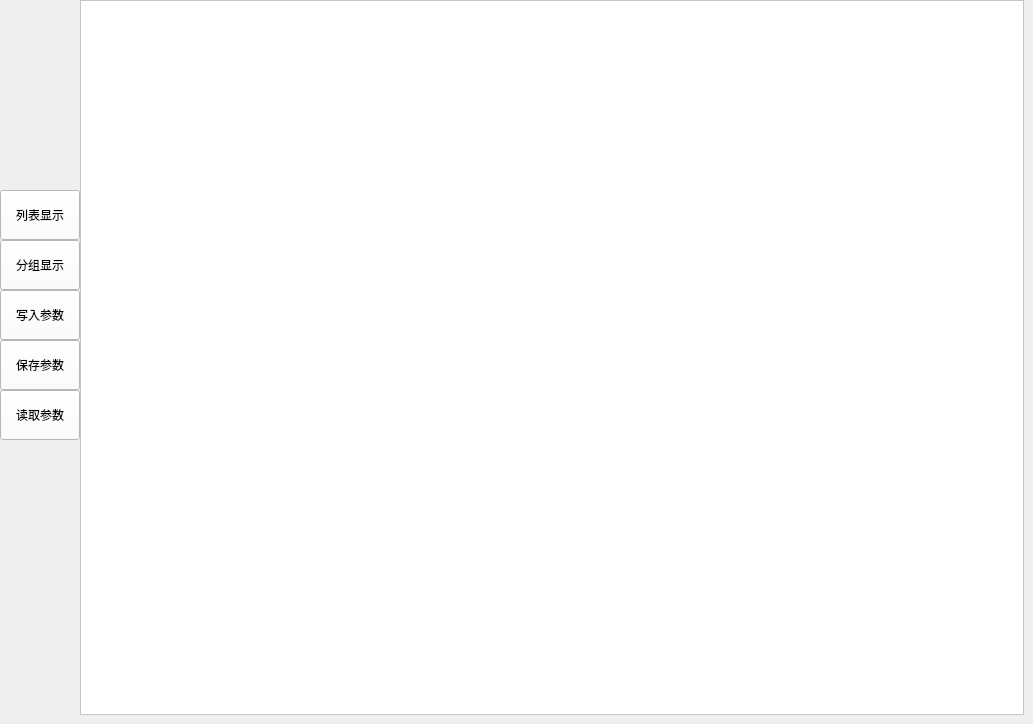
    <widget class="QWidget" name="stw_params">
     <widget class="QPushButton" name="pb_params_read">
      <property name="geometry">
       <rect>
        <x>0</x>
        <y>390</y>
        <width>80</width>
        <height>50</height>
       </rect>
      </property>
      <property name="styleSheet">
       <string notr="true">color: rgb(0, 0, 0);
background-color: rgb(255, 255, 255);</string>
      </property>
      <property name="text">
       <string>读取参数</string>
      </property>
     </widget>
     <widget class="QPushButton" name="pb_params_tree">
      <property name="geometry">
       <rect>
        <x>0</x>
        <y>240</y>
        <width>80</width>
        <height>50</height>
       </rect>
      </property>
      <property name="styleSheet">
       <string notr="true">color: rgb(0, 0, 0);
background-color: rgb(255, 255, 255);</string>
      </property>
      <property name="text">
       <string>分组显示</string>
      </property>
     </widget>
     <widget class="QPushButton" name="pb_params_set">
      <property name="geometry">
       <rect>
        <x>0</x>
        <y>290</y>
        <width>80</width>
        <height>50</height>
       </rect>
      </property>
      <property name="styleSheet">
       <string notr="true">color: rgb(0, 0, 0);
background-color: rgb(255, 255, 255);</string>
      </property>
      <property name="text">
       <string>写入参数</string>
      </property>
     </widget>
     <widget class="QPushButton" name="pb_params_save">
      <property name="geometry">
       <rect>
        <x>0</x>
        <y>340</y>
        <width>80</width>
        <height>50</height>
       </rect>
      </property>
      <property name="styleSheet">
       <string notr="true">color: rgb(0, 0, 0);
background-color: rgb(255, 255, 255);</string>
      </property>
      <property name="text">
       <string>保存参数</string>
      </property>
     </widget>
     <widget class="QStackedWidget" name="stw_params_sub">
      <property name="geometry">
       <rect>
        <x>80</x>
        <y>0</y>
        <width>944</width>
        <height>715</height>
       </rect>
      </property>
      <property name="currentIndex">
       <number>0</number>
      </property>
      <widget class="QWidget" name="stw_params_table">
       <widget class="QTableView" name="tv_params">
        <property name="geometry">
         <rect>
          <x>0</x>
          <y>0</y>
          <width>944</width>
          <height>715</height>
         </rect>
        </property>
        <property name="autoFillBackground">
         <bool>true</bool>
        </property>
        <property name="styleSheet">
         <string notr="true">color: rgb(0, 0, 0);
background-color: rgb(255, 255, 255);</string>
        </property>
        <property name="sortingEnabled">
         <bool>false</bool>
        </property>
        <attribute name="horizontalHeaderHighlightSections">
         <bool>false</bool>
        </attribute>
        <attribute name="horizontalHeaderShowSortIndicator" stdset="0">
         <bool>false</bool>
        </attribute>
        <attribute name="horizontalHeaderStretchLastSection">
         <bool>false</bool>
        </attribute>
       </widget>
      </widget>
      <widget class="QWidget" name="stw_params_tree">
       <widget class="QLabel" name="label_2">
        <property name="geometry">
         <rect>
          <x>420</x>
          <y>640</y>
          <width>91</width>
          <height>16</height>
         </rect>
        </property>
        <property name="text">
         <string>Tree View</string>
        </property>
       </widget>
      </widget>
     </widget>
     <widget class="QPushButton" name="pb_params_table">
      <property name="geometry">
       <rect>
        <x>0</x>
        <y>190</y>
        <width>80</width>
        <height>50</height>
       </rect>
      </property>
      <property name="styleSheet">
       <string notr="true">color: rgb(0, 0, 0);
background-color: rgb(255, 255, 255);</string>
      </property>
      <property name="text">
       <string>列表显示</string>
      </property>
     </widget>
    </widget>
